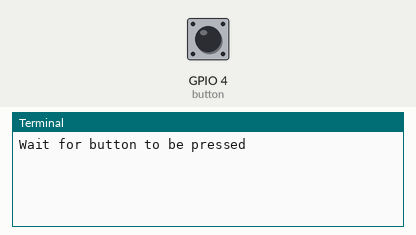
The program below on a simulated Raspberry Pi (BCM pin numbers). On the bench: the last lines printed to the terminal. The inputs (shaded band) are chosen by the test bench; at power-on: GPIO 4 (button) HIGH.

Above: at 1.2 s.
1.3 s: GPIO 4 (button) pulled LOW for 0.15 s
At 1.43 s:
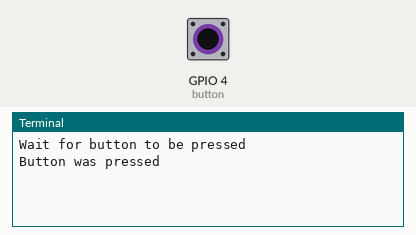
At 2.6 s:
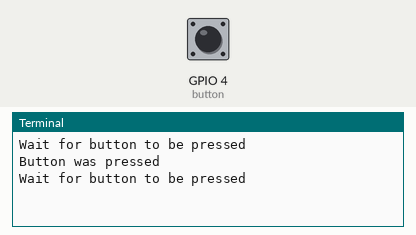

Measured:
- after the input at 1.3 s, the terminal: prints a new line at once (image 1)

The program:

gpioDemoButton.py
```python
#!/usr/bin/env python3


# import packages/modules
from gpiozero import Button

# "Create" a button at GPIO pin #4
button = Button(4)

# do the following infinitely
while True:
    print("Wait for button to be pressed")
    # wait until the button is pressed
    button.wait_for_press()
    print("Button was pressed")
    button.wait_for_release()
    # wait until the button is released
```
